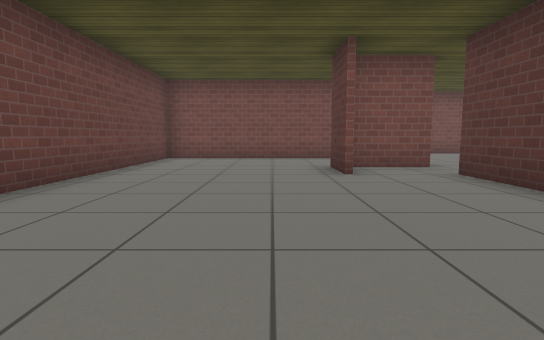
view 1 (above)

22 first-person views from a walk through a Gazebo world. The camera is 0.72 m above the floor, tilts 6° down and sees 80° across. The floor is counted in squares, 1 m on a side. Each view is taken from the middle of a square. On the plan, view 1 faces up. The plan holds only what a view shows up to about 10 squares ahead; the rest is blank. The place goes on beyond the plan. Simple patterns stand in for the simulator's built-in surfaces.

view 2
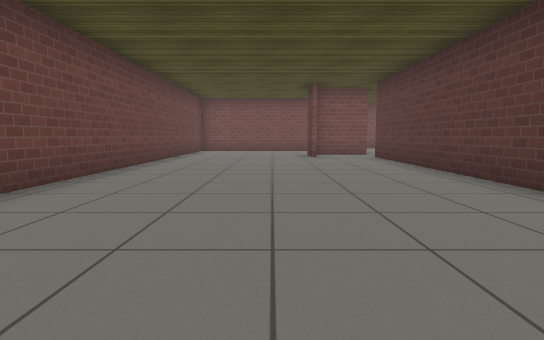

view 3
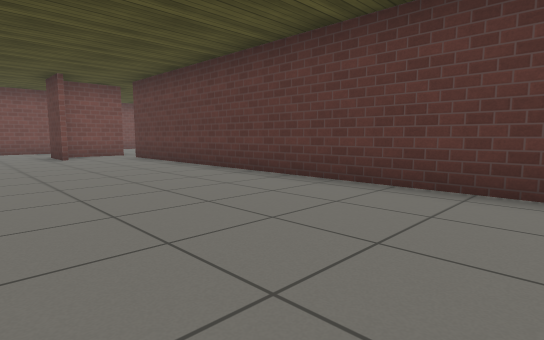

view 4
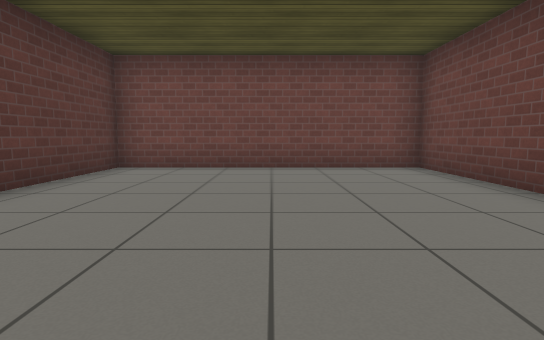

view 5
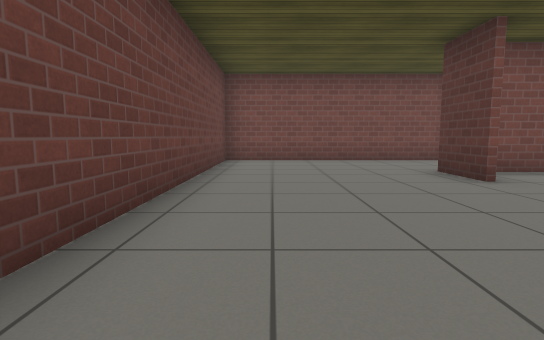

view 6
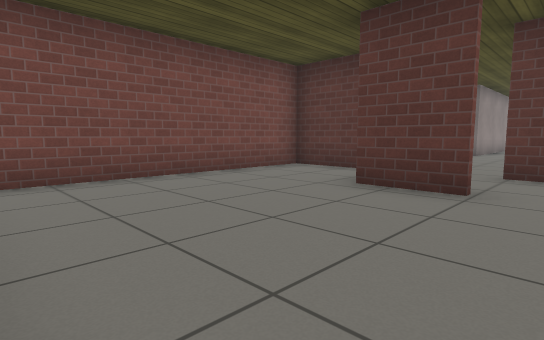

view 7
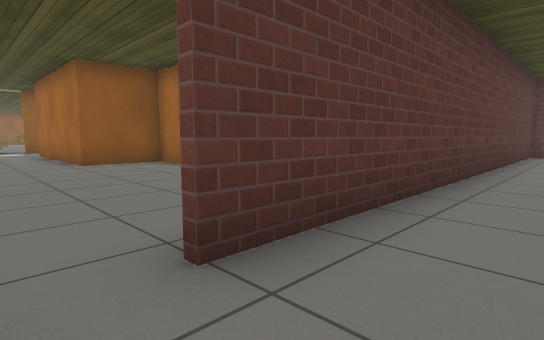

view 8
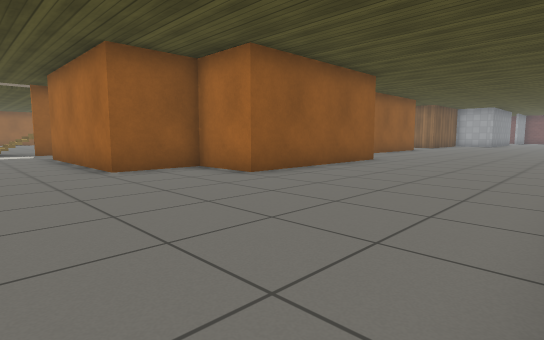

view 9
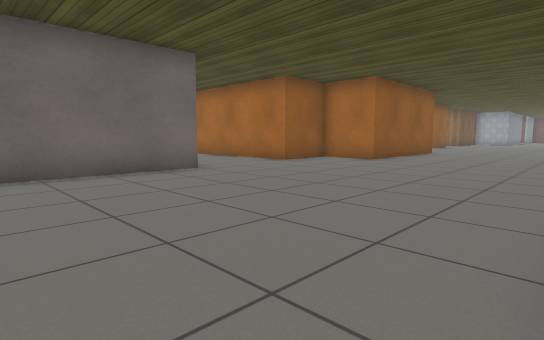

view 10
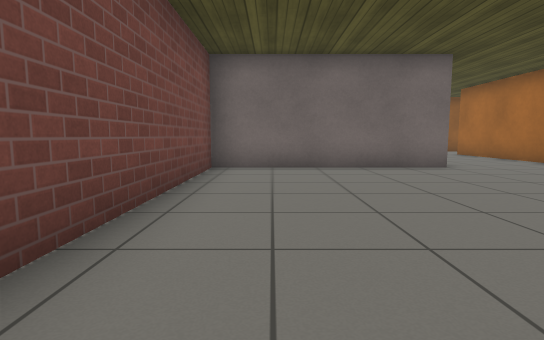

view 11
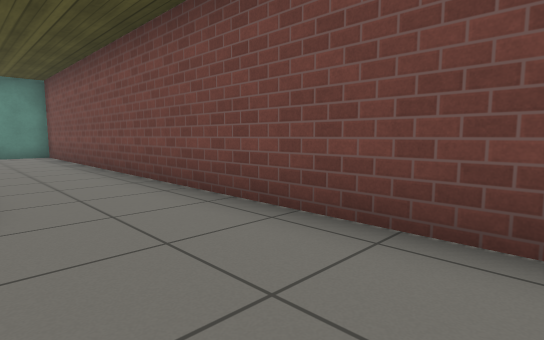

view 12
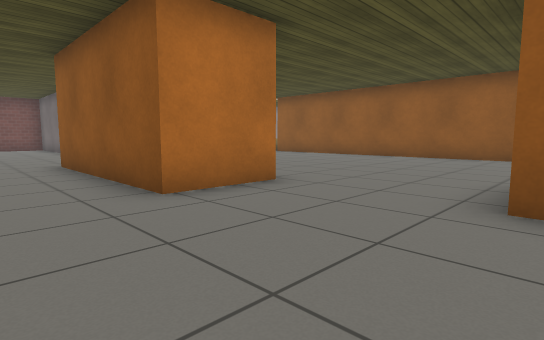

view 13
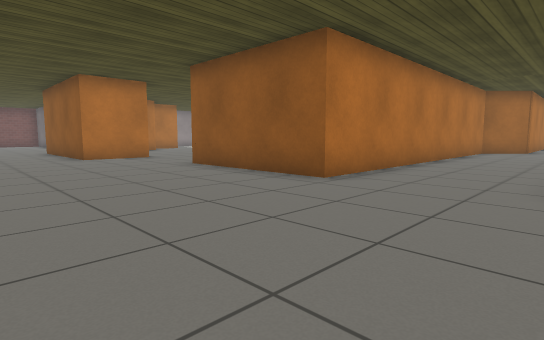

view 14
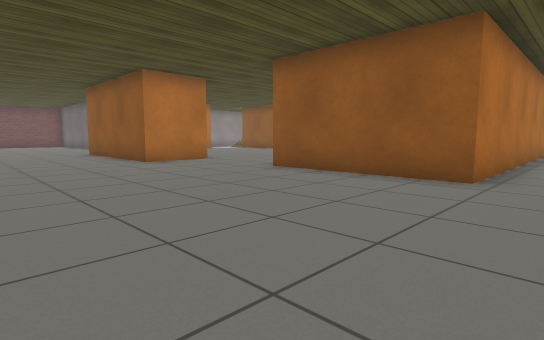

view 15
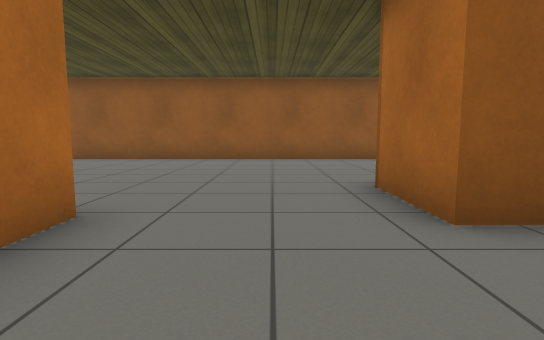

view 16
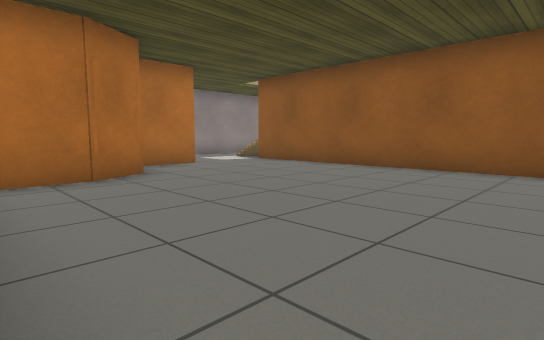

view 17
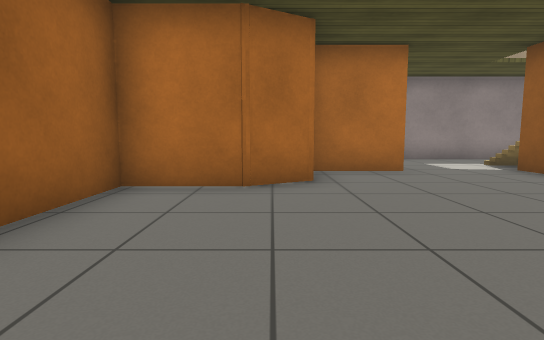

view 18
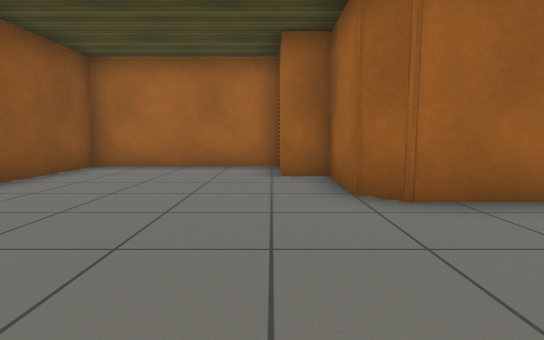

view 19
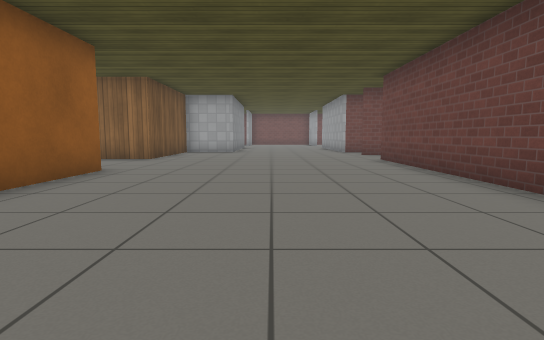

view 20
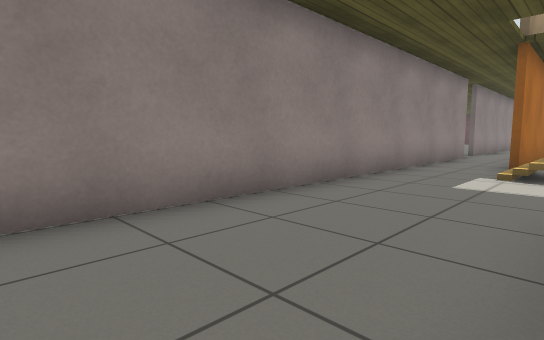

view 21
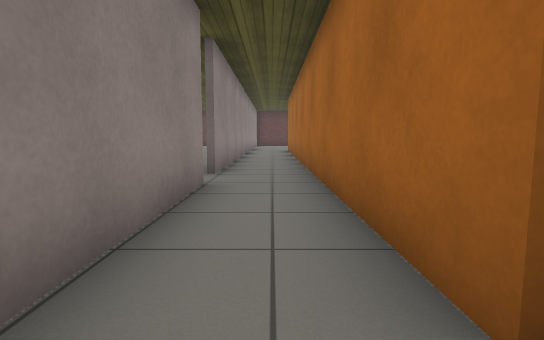

view 22
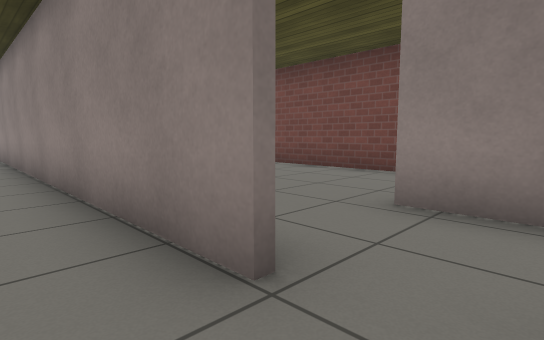

### Floor plan
Points are (right, up) in squares from view 1. A wall is a line through its corners. A room is listed if a view was taken in it or the views show most of it. See-through windows are left out.
Room 1 (views 1, 2, 3, 4, 5, 6, 7)
walls: (1.4, 6) (1.4, 7.6); (-3.4, -3) (-3.4, -6.4) (3.5, -6.4) (3.5, 6.1); (3.8, 7.4) (1.8, 7.4); (3.5, 8.8) (3.5, 10.6) (-3.4, 10.6) (-3.4, -1.1)
ways out: opening at (4, 7) to room 2
Room 2 (views 8, 9, 10, 11, 12, 13, 14, 15, 16, 17, 18, 19, 20, 21, 22)
walls: (10.9, -2.3) (8.8, -2.3) (8.8, 2.7) (10.6, 2.7) (10.6, 4.7) (15.7, 4.7); (10.8, 2.6) (10.8, 0.5); (13.7, 3.2) (12.6, 2.6) (10.6, 2.6); (15.7, 4.6) (13.7, 4.6); (10.3, 8) (10.3, 13.4) (-5, 13.4); (13.7, -9.6) (18.2, -9.6) (18.2, 4.9); (19.9, 6.2) (28.5, 6.2); (3.7, -6.9) (3.7, -13); (18.1, -9.7) (10.6, -9.7) (10.6, -5.5) (12.5, -5.5) (13, -5.9) (13, -7.7) (13.8, -7.7) (13.8, -8.9); (10.8, -13.1) (12.4, -13.1); (23.9, 8) (12.1, 8); (28.5, 8) (25.1, 8); (-5.8, 12.6) (-5.8, 12.1)
ways out: opening at (4, 7) to room 1; opening at (18, -11.5); gap at (4, -13); gap at (24, 8)

Where each view was taken, in squares from view 1:
view 1: 0 up, 0 right, facing up
view 2: 5 down, 0 right, facing up
view 3: 5 down, 1 left, facing up-right
view 4: 1 up, 0 right, facing down
view 5: 1 up, 2 left, facing up
view 6: 5 up, 3 left, facing up-right
view 7: 7 up, 2 right, facing down-right
view 8: 7 up, 4 right, facing down-right
view 9: 12 up, 4 right, facing down-right
view 10: 12 up, 3 right, facing right
view 11: 11 up, 7 right, facing up-left
view 12: 6 down, 7 right, facing up-right
view 13: 13 down, 6 right, facing up-right
view 14: 11 down, 5 right, facing up-right
view 15: 4 down, 8 right, facing right
view 16: 3 down, 11 right, facing up-right
view 17: 2 down, 13 right, facing up
view 18: 2 down, 14 right, facing down
view 19: 3 down, 7 right, facing down
view 20: 5 up, 12 right, facing up-right
view 21: 7 up, 19 right, facing right
view 22: 7 up, 25 right, facing up-left
